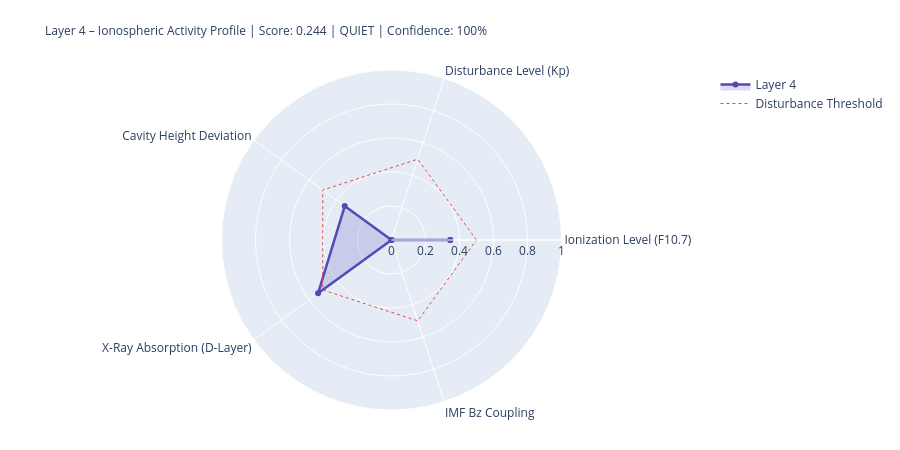

The notebook cell this image was saved under:
### Markdown cell above
---
## 4. State Assessment & Handoff to Layer 5

### Code cell
# ============================================================
# LAYER-4-SCORE
# ============================================================

COMPONENTS = {
    'Ionization Level (F10.7)':    {'score': ioniz,       'source': 'primary' if f107_now else 'from_layer0', 'dynamic': True},
    'Disturbance Level (Kp)':          {'score': disturb,     'source': 'primary' if kp_now   else 'from_layer0', 'dynamic': True},
    'Cavity Height Deviation':    {'score': h_dev,       'source': 'derived',                                'dynamic': True},
    'X-Ray Absorption (D-Layer)':{'score': xray_ioniz,  'source': 'primary' if xray_now else 'missing',     'dynamic': True},
    'IMF Bz Coupling':             {'score': bz_coupling, 'source': 'primary' if bz_now   else 'from_layer0', 'dynamic': True},
}

available    = {k: v['score'] for k, v in COMPONENTS.items() if v['score'] is not None}
unavailable  = [k for k, v in COMPONENTS.items() if v['score'] is None]
layer4_score = round(sum(available.values()) / len(available), 4) if available else None
confidence   = round(len(available) / len(COMPONENTS), 2)
level = ('unknown' if layer4_score is None
         else 'quiet'   if layer4_score < 0.3
         else 'moderate' if layer4_score < 0.6
         else 'active')
dominant_l4 = max(available, key=available.get) if available else 'none'

# Resonance delta for Schumann SR-1
sr1_ref = schumann_freq(1, 80.0)
sr1_now = schumann_freq(1, h_eff)
sr1_delta_mhz = (sr1_now - sr1_ref) * 1000

# Propagation conditions
prop_cond = ('disturbed'   if kp_val > 4
             else 'unsettled' if kp_val > 2
             else 'normal')
if xray_class in ['X', 'M']:
    prop_cond = 'Radio-Blackout moeglich'

W = 68
print('=' * W)
print('LAYER 4 – IONOSPHERE – STATE ASSESSMENT')
print('=' * W)
for name, comp in COMPONENTS.items():
    s = comp['score']
    if s is not None:
        bar = '█' * int(s * 20) + '░' * (20 - int(s * 20))
        print(f'  {name:<36} {bar}  {s:.3f}  [{comp["source"]}]')
    else:
        print(f'  {name:<36} {"─" * 20}  n/a   [missing]')
print('-' * W)
print(f'  Score:          {layer4_score:.3f}  ({len(available)}/{len(COMPONENTS)} components)')
print(f'  Confidence:     {confidence:.0%}')
print(f'  Level:          {level.upper()}')
print(f'  Dominant:       {dominant_l4}')
print(f'  Cavity height:  {h_eff:.1f} km  (Ref: 80.0 km)')
print(f'  SR-1:           {sr1_now:.3f} Hz  (Δ {sr1_delta_mhz:+.1f} mHz vs. ref)')
print(f'  Propagation:    {prop_cond}')
print(f'  X-Ray:          {xray_class}-class  ({xray_now:.2e} W/m²)' if xray_now else '  X-Ray:          n/a')
print('=' * W)

# Radar
cats   = list(available.keys())
vals_r = list(available.values())
if len(cats) >= 3:
    fig = go.Figure()
    fig.add_trace(go.Scatterpolar(
        r=vals_r + [vals_r[0]], theta=cats + [cats[0]],
        fill='toself', fillcolor='rgba(83,74,183,0.20)',
        line=dict(color='#534AB7', width=2.5), name='Layer 4'
    ))
    fig.add_trace(go.Scatterpolar(
        r=[0.5] * (len(cats)+1), theta=cats + [cats[0]],
        line=dict(color='#E24B4A', dash='dot', width=1),
        mode='lines', name='Disturbance Threshold'
    ))
    fig.update_layout(
        title=dict(
            text=f'Layer 4 – Ionospheric Activity Profile | Score: {layer4_score:.3f} | {level.upper()} | Confidence: {confidence:.0%}',
            font=dict(size=12)
        ),
        polar=dict(radialaxis=dict(visible=True, range=[0, 1])),
        height=450, showlegend=True,
        margin=dict(l=80, r=80, t=70, b=40)
    )
    fig.show()

### Figure 1 — Plotly figure (JSON) as saved in the notebook; plotly's stock layout.template omitted (floating-point values rounded to 4 significant figures)
{"data": [{"fill": "toself", "fillcolor": "rgba(83,74,183,0.20)", "line": {"color": "#534AB7", "width": 2.5}, "name": "Layer 4", "r": [0.346, 0.0, 0.34, 0.534, 0.0, 0.346], "theta": ["Ionization Level (F10.7)", "Disturbance Level (Kp)", "Cavity Height Deviation", "X-Ray Absorption (D-Layer)", "IMF Bz Coupling", "Ionization Level (F10.7)"], "type": "scatterpolar"}, {"line": {"color": "#E24B4A", "dash": "dot", "width": 1}, "mode": "lines", "name": "Disturbance Threshold", "r": [0.5, 0.5, 0.5, 0.5, 0.5, 0.5], "theta": ["Ionization Level (F10.7)", "Disturbance Level (Kp)", "Cavity Height Deviation", "X-Ray Absorption (D-Layer)", "IMF Bz Coupling", "Ionization Level (F10.7)"], "type": "scatterpolar"}], "layout": {"height": 450, "margin": {"b": 40, "l": 80, "r": 80, "t": 70}, "polar": {"radialaxis": {"range": [0, 1], "visible": true}}, "showlegend": true, "title": {"font": {"size": 12}, "text": "Layer 4 – Ionospheric Activity Profile | Score: 0.244 | QUIET | Confidence: 100%"}}}
